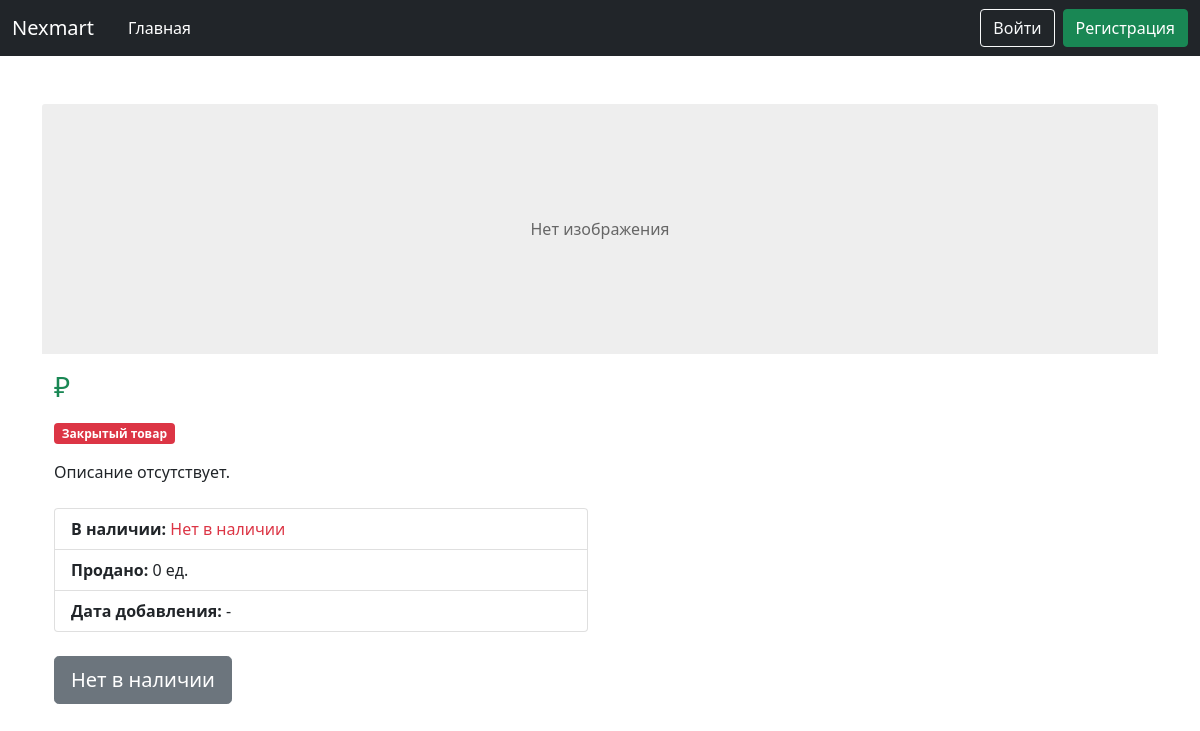
Page /products/12 on the earlier database version.
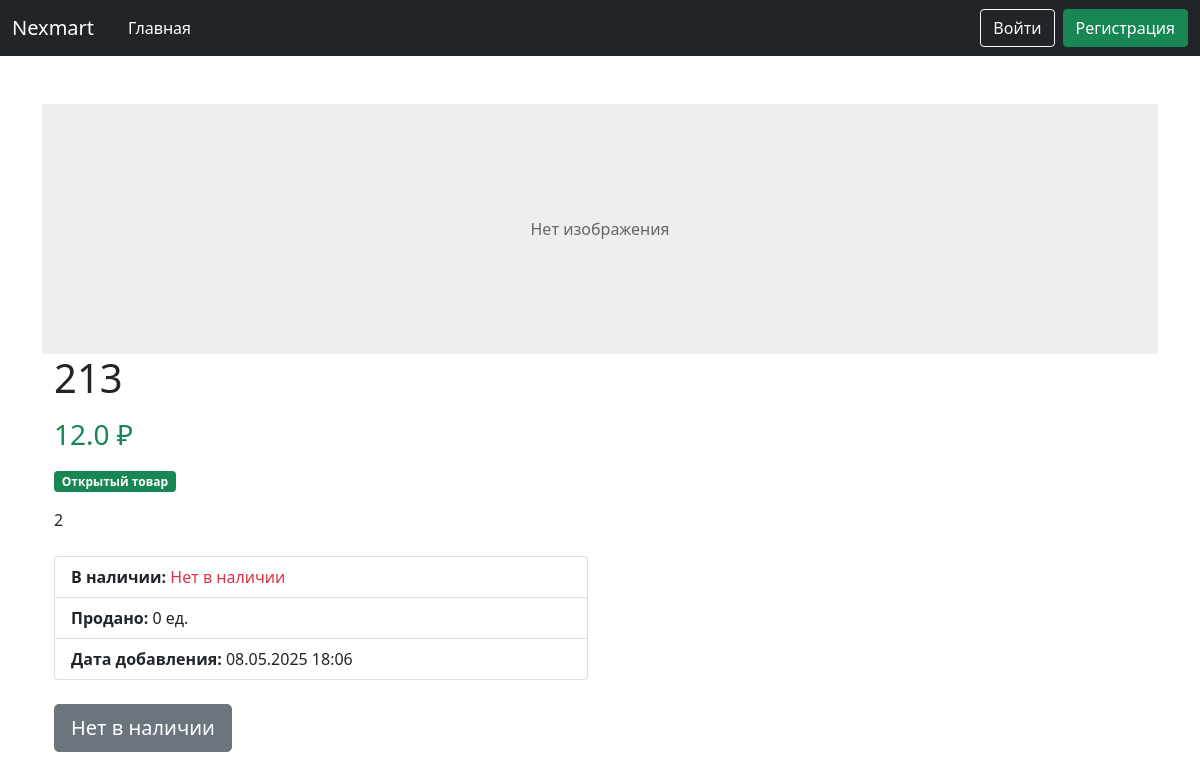
Same page on the later database version.
### data/product.py (models this page shows)
class Product(SqlAlchemyBase):
    __tablename__ = 'products'
    id = sqlalchemy.Column(sqlalchemy.Integer, primary_key=True, autoincrement=True)
    name = sqlalchemy.Column(sqlalchemy.String, nullable=False)
    price = sqlalchemy.Column(sqlalchemy.Float, nullable=False)
    description = sqlalchemy.Column(sqlalchemy.Text)
    created_date = sqlalchemy.Column(sqlalchemy.DateTime, default=datetime.datetime.now)
    open = sqlalchemy.Column(sqlalchemy.Boolean)  # открыт ли продукт для общего доступа
    amount_available = sqlalchemy.Column(sqlalchemy.Integer)  # сколько есть продукта для продажи
    amount_sell = sqlalchemy.Column(sqlalchemy.Integer)  # сколько продано для статистики
    image = sqlalchemy.Column(sqlalchemy.String)
    user_id = sqlalchemy.Column(sqlalchemy.Integer, sqlalchemy.ForeignKey('users.id'))
    user = sqlalchemy.orm.relationship('User', back_populates='products')

### main.py (the view)
@app.route('/products/<int:product_id>')
def show_product(product_id):
    db_sess = db_session.create_session()
    product = db_sess.query(Product).filter(Product.id == product_id).first()
    return render_template('product.html', product=product)

### data/db_session.py (called while the page is built)
def create_session() -> Session:
    global __factory
    return __factory()

### templates/product.html
{% extends "base.html" %}
{% block content %}
<div class="container my-5">
    <div class="row">
        {% if product.image %}
        <img src="{{ url_for('static', filename='upload/' + product.image) }}"
             class="card-img-top product-image"
             alt="{{ product.name }}">
        {% else %}
        <div class="card-img-top no-image">Нет изображения</div>
        {% endif %}
        <div class="col-md-6">
            <h1 class="mb-3">{{ product.name }}</h1>
            <h3 class="text-success mb-3">{{ product.price }} ₽</h3>
            {% if product.open %}
            <span class="badge bg-success mb-3">Открытый товар</span>
            {% else %}
            <span class="badge bg-danger mb-3">Закрытый товар</span>
            {% endif %}
            <p class="mb-4">{{ product.description or "Описание отсутствует." }}</p>
            <ul class="list-group mb-4">
                <li class="list-group-item">
                    <strong>В наличии:</strong>
                    {% if product.amount_available and product.amount_available > 0 %}
                    {{ product.amount_available }} ед.
                    {% else %}
                    <span class="text-danger">Нет в наличии</span>
                    {% endif %}
                </li>
                <li class="list-group-item">
                    <strong>Продано:</strong> {{ product.amount_sell or 0 }} ед.
                </li>
                <li class="list-group-item">
                    <strong>Дата добавления:</strong> {{ product.created_date.strftime('%d.%m.%Y %H:%M') if
                    product.created_date else '-' }}
                </li>
            </ul>
            {% if product.amount_available and product.amount_available > 0 and product.open %}
            <a href="{{ url_for('add_cart', product_id=product.id) }}" class="btn btn-primary btn-lg">
                В корзину
            </a>
            {% else %}
            <button class="btn btn-secondary btn-lg">Нет в наличии</button>
            {% endif %}
        </div>
    </div>
</div>
{% endblock %}

Differences in the rows shown:
added Product: name "213", price "12.0", description "2", amount_sell "0", created_date "08.05.2025 18:06"
Other differences:
{{ product.description or "Описание отсутствует." }}: "Описание отсутствует." → (not shown)
{{ product.amount_sell or 0 }}: "0" → (not shown)
text no longer shown: "Закрытый товар -"
text now shown: "Открытый товар"
